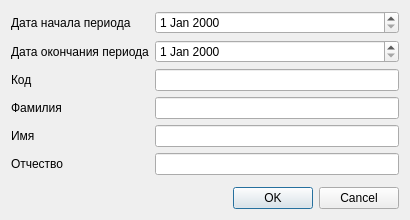
<?xml version="1.0" encoding="UTF-8"?>
<ui version="4.0">
 <class>ReportSalary_PatientSetupDialog</class>
 <widget class="QDialog" name="ReportSalary_PatientSetupDialog">
  <property name="geometry">
   <rect>
    <x>0</x>
    <y>0</y>
    <width>400</width>
    <height>203</height>
   </rect>
  </property>
  <property name="windowTitle">
   <string>Dialog</string>
  </property>
  <layout class="QFormLayout" name="formLayout">
   <item row="0" column="0">
    <widget class="QLabel" name="label">
     <property name="text">
      <string>Дата начала периода</string>
     </property>
    </widget>
   </item>
   <item row="0" column="1">
    <widget class="CDateEdit" name="edtBegDate">
     <property name="sizePolicy">
      <sizepolicy hsizetype="Expanding" vsizetype="Fixed">
       <horstretch>0</horstretch>
       <verstretch>0</verstretch>
      </sizepolicy>
     </property>
    </widget>
   </item>
   <item row="1" column="0">
    <widget class="QLabel" name="label_2">
     <property name="text">
      <string>Дата окончания периода</string>
     </property>
    </widget>
   </item>
   <item row="1" column="1">
    <widget class="CDateEdit" name="edtEndDate">
     <property name="sizePolicy">
      <sizepolicy hsizetype="Expanding" vsizetype="Fixed">
       <horstretch>0</horstretch>
       <verstretch>0</verstretch>
      </sizepolicy>
     </property>
    </widget>
   </item>
   <item row="2" column="0">
    <widget class="QLabel" name="label_3">
     <property name="text">
      <string>Код</string>
     </property>
    </widget>
   </item>
   <item row="2" column="1">
    <widget class="QLineEdit" name="editAmbCard"/>
   </item>
   <item row="3" column="0">
    <widget class="QLabel" name="label_4">
     <property name="text">
      <string>Фамилия</string>
     </property>
    </widget>
   </item>
   <item row="3" column="1">
    <widget class="QLineEdit" name="editLastName"/>
   </item>
   <item row="4" column="0">
    <widget class="QLabel" name="label_5">
     <property name="text">
      <string>Имя</string>
     </property>
    </widget>
   </item>
   <item row="4" column="1">
    <widget class="QLineEdit" name="editFirstName"/>
   </item>
   <item row="5" column="0">
    <widget class="QLabel" name="label_6">
     <property name="text">
      <string>Отчество</string>
     </property>
    </widget>
   </item>
   <item row="5" column="1">
    <widget class="QLineEdit" name="editPatrName"/>
   </item>
   <item row="6" column="1">
    <spacer name="verticalSpacer">
     <property name="orientation">
      <enum>Qt::Vertical</enum>
     </property>
     <property name="sizeHint" stdset="0">
      <size>
       <width>244</width>
       <height>0</height>
      </size>
     </property>
    </spacer>
   </item>
   <item row="7" column="0" colspan="2">
    <widget class="QDialogButtonBox" name="buttonBox">
     <property name="orientation">
      <enum>Qt::Horizontal</enum>
     </property>
     <property name="standardButtons">
      <set>QDialogButtonBox::Cancel|QDialogButtonBox::Ok</set>
     </property>
    </widget>
   </item>
  </layout>
 </widget>
 <customwidgets>
  <customwidget>
   <class>CDateEdit</class>
   <extends>QDateEdit</extends>
   <header>library/DateEdit</header>
  </customwidget>
 </customwidgets>
 <resources/>
 <connections>
  <connection>
   <sender>buttonBox</sender>
   <signal>rejected()</signal>
   <receiver>ReportSalary_PatientSetupDialog</receiver>
   <slot>reject()</slot>
   <hints>
    <hint type="sourcelabel">
     <x>316</x>
     <y>260</y>
    </hint>
    <hint type="destinationlabel">
     <x>286</x>
     <y>274</y>
    </hint>
   </hints>
  </connection>
 </connections>
</ui>
